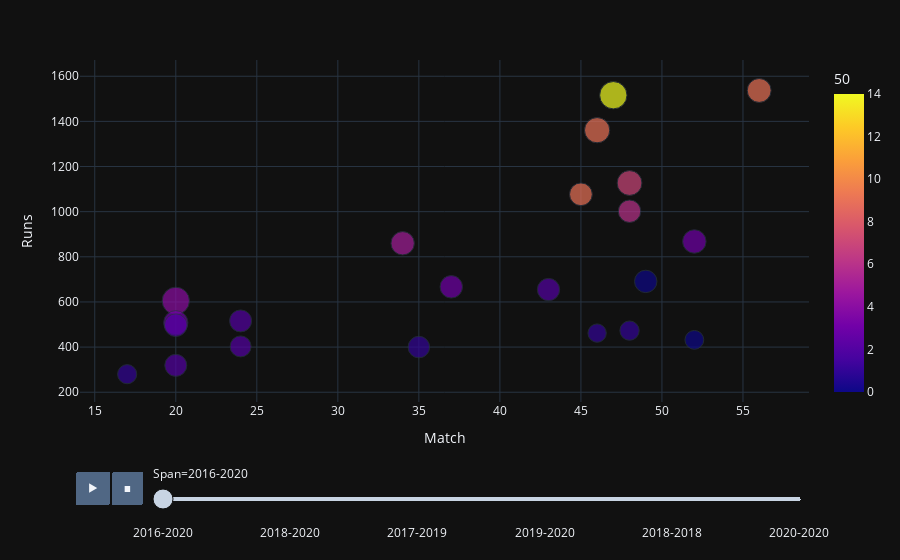

Write notebook code for a chart like this one.
### Code cell
fig = px.scatter(
    df , x='Match' , y='Runs' , animation_frame="Span" , animation_group="Player", size = "Ave" , color = '50' , template = 'plotly_dark',
    hover_data=['Player'] 
) 
fig.update_layout(transition_duration=20000)
fig.show()

### Figure 1 — Plotly figure (JSON) as saved in the notebook; plotly's stock layout.template omitted (floating-point values rounded to 4 significant figures)
{"data": [{"customdata": [["Kamran Akmal"], ["Babar Azam"], ["SR Watson"], ["Shoaib Malik"], ["Ahmed Shehzad"], ["Mohammad Hafeez"], ["Sarfaraz Ahmed"], ["CS Delport"], ["DJG Sammy"], ["RS Bopara"], ["Asif Ali"], ["Tamim Iqbal"], ["Sharjeel Khan"], ["DJ Malan"], ["JM Vince"], ["Imad Wasim"], ["Shahid Afridi"], ["Mohammad Nawaz"], ["Sohaib Maqsood"], ["Mohammad Rizwan"], ["Umar Amin"], ["Asad Shafiq"]], "hovertemplate": "Span=2016-2020<br>Match=%{x}<br>Runs=%{y}<br>Ave=%{marker.size}<br>Player=%{customdata[0]}<br>50=%{marker.color}<extra></extra>", "ids": ["Kamran Akmal", "Babar Azam", "SR Watson", "Shoaib Malik", "Ahmed Shehzad", "Mohammad Hafeez", "Sarfaraz Ahmed", "CS Delport", "DJG Sammy", "RS Bopara", "Asif Ali", "Tamim Iqbal", "Sharjeel Khan", "DJ Malan", "JM Vince", "Imad Wasim", "Shahid Afridi", "Mohammad Nawaz", "Sohaib Maqsood", "Mohammad Rizwan", "Umar Amin", "Asad Shafiq"], "legendgroup": "", "marker": {"color": [9, 14, 9, 7, 9, 6, 3, 5, 0, 3, 2, 4, 2, 3, 2, 1, 1, 0, 2, 1, 2, 1], "coloraxis": "coloraxis", "size": [29, 37.9, 32.4, 31.3, 26.26, 25.69, 28, 27.74, 25.59, 25.65, 25.19, 37.81, 24.57, 29.88, 26.15, 18.92, 17.11, 18, 22.38, 23.52, 24.53, 18.66], "sizemode": "area", "sizeref": 0.1014, "symbol": "circle"}, "mode": "markers", "name": "", "orientation": "v", "showlegend": false, "type": "scatter", "x": [56, 47, 46, 48, 45, 48, 52, 34, 49, 37, 43, 20, 24, 20, 20, 48, 46, 52, 24, 35, 20, 17], "xaxis": "x", "y": [1537, 1516, 1361, 1127, 1077, 1002, 868, 860, 691, 667, 655, 605, 516, 508, 497, 473, 462, 432, 403, 400, 319, 280], "yaxis": "y"}], "layout": {"coloraxis": {"colorbar": {"title": {"text": "50"}}, "colorscale": [[0, "#0d0887"], [0.1111, "#46039f"], [0.2222, "#7201a8"], [0.3333, "#9c179e"], [0.4444, "#bd3786"], [0.5556, "#d8576b"], [0.6667, "#ed7953"], [0.7778, "#fb9f3a"], [0.8889, "#fdca26"], [1, "#f0f921"]]}, "legend": {"itemsizing": "constant", "tracegroupgap": 0}, "margin": {"t": 60}, "sliders": [{"active": 0, "currentvalue": {"prefix": "Span="}, "len": 0.9, "pad": {"b": 10, "t": 60}, "steps": [{"args": [["2016-2020"], {"frame": {"duration": 0, "redraw": false}, "fromcurrent": true, "mode": "immediate", "transition": {"duration": 0, "easing": "linear"}}], "label": "2016-2020", "method": "animate"}, {"args": [["2017-2020"], {"frame": {"duration": 0, "redraw": false}, "fromcurrent": true, "mode": "immediate", "transition": {"duration": 0, "easing": "linear"}}], "label": "2017-2020", "method": "animate"}, {"args": [["2018-2020"], {"frame": {"duration": 0, "redraw": false}, "fromcurrent": true, "mode": "immediate", "transition": {"duration": 0, "easing": "linear"}}], "label": "2018-2020", "method": "animate"}, {"args": [["2016-2019"], {"frame": {"duration": 0, "redraw": false}, "fromcurrent": true, "mode": "immediate", "transition": {"duration": 0, "easing": "linear"}}], "label": "2016-2019", "method": "animate"}, {"args": [["2017-2019"], {"frame": {"duration": 0, "redraw": false}, "fromcurrent": true, "mode": "immediate", "transition": {"duration": 0, "easing": "linear"}}], "label": "2017-2019", "method": "animate"}, {"args": [["2016-2018"], {"frame": {"duration": 0, "redraw": false}, "fromcurrent": true, "mode": "immediate", "transition": {"duration": 0, "easing": "linear"}}], "label": "2016-2018", "method": "animate"}, {"args": [["2019-2020"], {"frame": {"duration": 0, "redraw": false}, "fromcurrent": true, "mode": "immediate", "transition": {"duration": 0, "easing": "linear"}}], "label": "2019-2020", "method": "animate"}, {"args": [["2016-2017"], {"frame": {"duration": 0, "redraw": false}, "fromcurrent": true, "mode": "immediate", "transition": {"duration": 0, "easing": "linear"}}], "label": "2016-2017", "method": "animate"}, {"args": [["2018-2018"], {"frame": {"duration": 0, "redraw": false}, "fromcurrent": true, "mode": "immediate", "transition": {"duration": 0, "easing": "linear"}}], "label": "2018-2018", "method": "animate"}, {"args": [["2017-2018"], {"frame": {"duration": 0, "redraw": false}, "fromcurrent": true, "mode": "immediate", "transition": {"duration": 0, "easing": "linear"}}], "label": "2017-2018", "method": "animate"}, {"args": [["2020-2020"], {"frame": {"duration": 0, "redraw": false}, "fromcurrent": true, "mode": "immediate", "transition": {"duration": 0, "easing": "linear"}}], "label": "2020-2020", "method": "animate"}], "x": 0.1, "xanchor": "left", "y": 0, "yanchor": "top"}], "transition": {"duration": 20000}, "updatemenus": [{"buttons": [{"args": [null, {"frame": {"duration": 500, "redraw": false}, "fromcurrent": true, "mode": "immediate", "transition": {"duration": 500, "easing": "linear"}}], "label": "&#9654;", "method": "animate"}, {"args": [[null], {"frame": {"duration": 0, "redraw": false}, "fromcurrent": true, "mode": "immediate", "transition": {"duration": 0, "easing": "linear"}}], "label": "&#9724;", "method": "animate"}], "direction": "left", "pad": {"r": 10, "t": 70}, "showactive": false, "type": "buttons", "x": 0.1, "xanchor": "right", "y": 0, "yanchor": "top"}], "xaxis": {"anchor": "y", "domain": [0, 1], "title": {"text": "Match"}}, "yaxis": {"anchor": "x", "domain": [0, 1], "title": {"text": "Runs"}}}}
